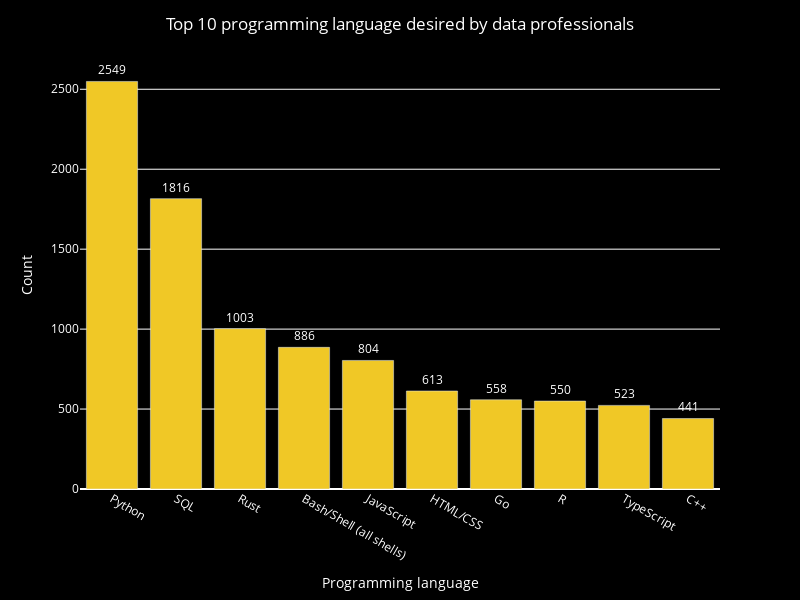

Notebook cell for this chart:
### Code cell
pro_language_desired=count_column_content(data_df,"LanguageWantToWorkWith").head(10)
paint_bar(df=pro_language_desired,title="Top 10 programming language desired by data professionals",x="LanguageWantToWorkWith",y="Count",x_name="Programming language",y_name="Count")

### Figure 1 — Plotly figure (JSON) as saved in the notebook; plotly's stock layout.template omitted (floating-point values rounded to 4 significant figures)
{"data": [{"alignmentgroup": "True", "hovertemplate": "LanguageWantToWorkWith=%{x}<br>Count=%{text}<extra></extra>", "legendgroup": "", "marker": {"color": "#F0C826", "pattern": {"shape": ""}}, "name": "", "offsetgroup": "", "orientation": "v", "showlegend": false, "text": [2549, 1816, 1003, 886, 804, 613, 558, 550, 523, 441], "textposition": "outside", "type": "bar", "x": ["Python", "SQL", "Rust", "Bash/Shell (all shells)", "JavaScript", "HTML/CSS", "Go", "R", "TypeScript", "C++"], "xaxis": "x", "y": [2549, 1816, 1003, 886, 804, 613, 558, 550, 523, 441], "yaxis": "y"}], "layout": {"barmode": "relative", "font": {"color": "white"}, "height": 600, "legend": {"tracegroupgap": 0}, "margin": {"t": 60}, "paper_bgcolor": "black", "plot_bgcolor": "black", "showlegend": false, "title": {"font": {"color": "white"}, "text": "Top 10 programming language desired by data professionals", "x": 0.5}, "width": 800, "xaxis": {"anchor": "y", "domain": [0, 1], "title": {"text": "Programming language"}}, "yaxis": {"anchor": "x", "domain": [0, 1], "title": {"text": "Count"}}}}
